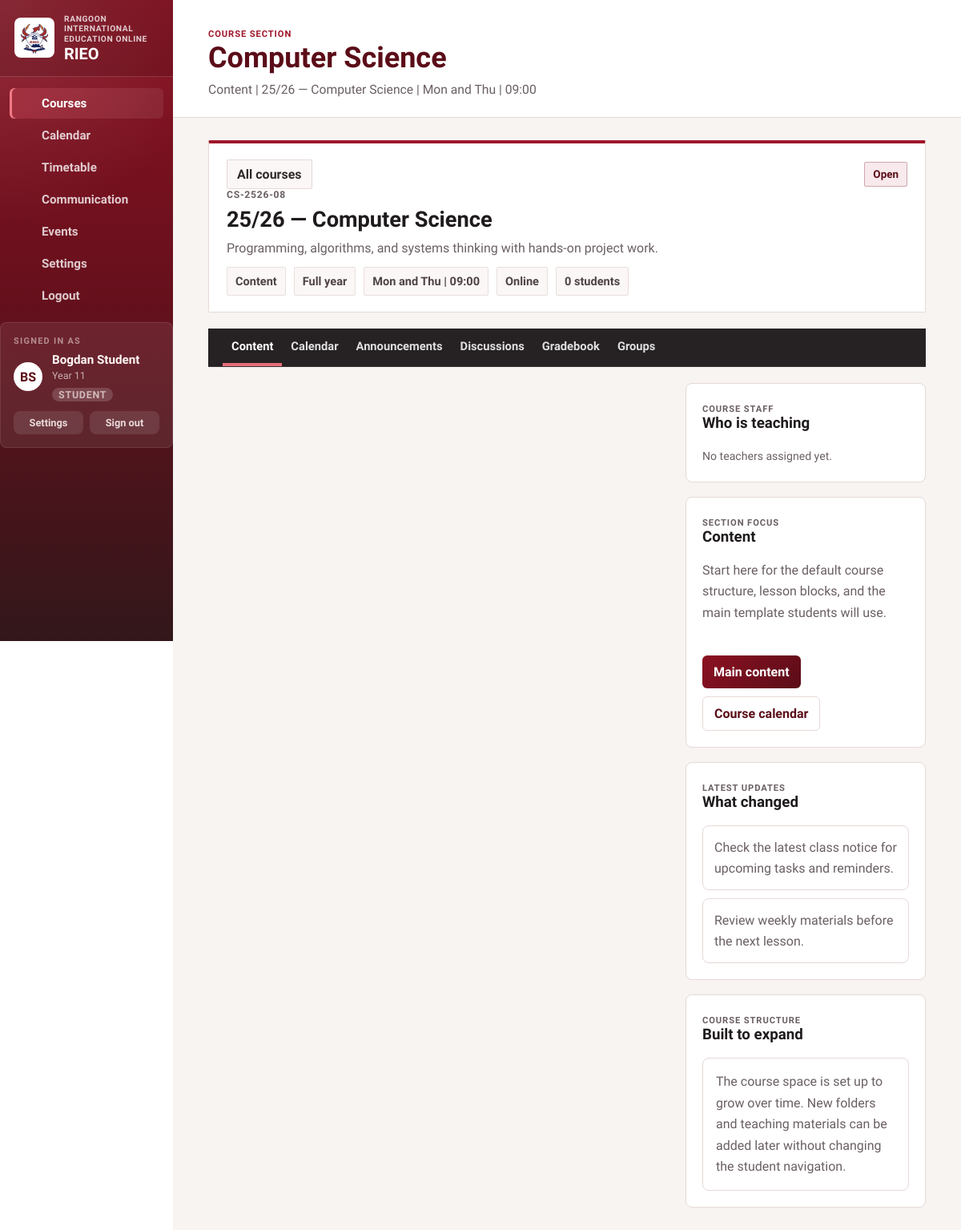
/course.php?course=computer-science-2526&section=content (signed in), run on the app's committed database.
### tables this page shows
CREATE TABLE "users" (
                    id            INTEGER PRIMARY KEY AUTOINCREMENT,
                    username      TEXT    NOT NULL UNIQUE,
                    email         TEXT    NOT NULL UNIQUE,
                    password_hash TEXT    NOT NULL,
                    name          TEXT    NOT NULL,
                    year          TEXT    NOT NULL DEFAULT 'Year 11',
                    programme     TEXT    NOT NULL DEFAULT 'General',
                    initials      TEXT    NOT NULL DEFAULT 'ST',
                    role          TEXT    NOT NULL DEFAULT 'student'
                                          CHECK(role IN ('owner','admin','teacher','student')),
                    created_at    TEXT    NOT NULL DEFAULT (datetime('now'))
                );

CREATE TABLE courses (
        id            INTEGER PRIMARY KEY AUTOINCREMENT,
        slug          TEXT    NOT NULL UNIQUE,
        code          TEXT    NOT NULL,
        title         TEXT    NOT NULL,
        full_title    TEXT    NOT NULL,
        summary       TEXT    NOT NULL,
        year_group    TEXT    NOT NULL DEFAULT '25/26',
        term          TEXT    NOT NULL DEFAULT 'Full year',
        status        TEXT    NOT NULL DEFAULT 'open',
        status_label  TEXT    NOT NULL DEFAULT 'Open',
        accent        TEXT    NOT NULL DEFAULT '#c1202f',
        meeting       TEXT    NOT NULL DEFAULT 'TBA',
        room          TEXT    NOT NULL DEFAULT 'TBA',
        notice        TEXT    NOT NULL DEFAULT '',
        student_count INTEGER NOT NULL DEFAULT 0
    );

### public/course.php (the view, shortened to what the rows shown need)
<?php
require_once __DIR__ . '/../bootstrap.php';
require_once __DIR__ . '/../course_catalog.php';
$slug = (string) ($_GET['course'] ?? '');
$course = portal_find_course($slug);
$courseId = (int) $course['id'];
$_db = portal_db();
$_tStmt = $_db->prepare(
    "SELECT u.id, u.name, u.initials, u.email
     FROM course_teachers ct
     JOIN users u ON u.id = ct.user_id
     WHERE ct.course_id = ?
     ORDER BY u.name ASC"
);
$_tStmt->execute([$courseId]);
$courseTeachers = $_tStmt->fetchAll();
$requestedSection = (string) ($_GET['section'] ?? 'content');
$_allTabDefs      = portal_course_tab_definitions($course);
$validSections = array_column($_allTabDefs, 'key');
$sectionKey    = in_array($requestedSection, $validSections, true) ? $requestedSection : 'content';
$tabs          = portal_course_tab_definitions($course, $sectionKey);
$currentSection = $tabs[0];
foreach ($tabs as $tab) {
    if ($tab['key'] === $sectionKey) {
        $currentSection = $tab;
        break;
    }
}
$tabLookup = [];
foreach ($tabs as $tab) {
    $tabLookup[$tab['key']] = $tab['href'];
}
$active_page = 'courses';
$page_eyebrow = 'Course section';
$page_heading = $course['title'];
$page_description = $currentSection['label'] . ' | ' . $course['full_title'] . ' | ' . $course['meeting'];
?>
<section class="course-detail-page">
    <article class="course-hero-banner" style="--course-accent: <?= portal_escape($course['accent']) ?>;">
        <div class="course-hero-top">
            <a class="course-breadcrumb" href="courses.php">All courses</a>
            <span class="course-status-pill<?= $course['status'] === 'open' ? ' active' : '' ?>"><?= portal_escape($course['status_label']) ?></span>
        </div>
        <p class="course-list-code"><?= portal_escape($course['code']) ?></p>
        <h3><?= portal_escape($course['full_title']) ?></h3>
        <div class="course-hero-desc-row">
            <p><?= portal_escape($course['summary']) ?></p>
        </div>
        <div class="course-hero-meta">
            <span><?= portal_escape($currentSection['label']) ?></span>
            <span><?= portal_escape($course['term']) ?></span>
            <span><?= portal_escape($course['meeting']) ?></span>
            <span>Online</span>
            <span><?= (int) $course['student_count'] ?> students</span>
        </div>
    </article>
    <nav class="course-subnav" aria-label="Course sections">
        <?php foreach ($tabs as $tab): ?>
            <a class="course-tab<?= !empty($tab['active']) ? ' active' : '' ?>" href="<?= portal_escape($tab['href']) ?>">
                <span><?= portal_escape($tab['label']) ?></span>
            </a>
        <?php endforeach; ?>
    </nav>
    <div class="course-detail-layout">
        <aside class="stack">
            <article class="card-shell">
                <div class="section-head">
                    <div>
                        <p class="eyebrow">Course staff</p>
                        <h3 class="card-title">Who is teaching</h3>
                    </div>
                </div>
                <div class="course-staff-list">
                    <?php if (empty($courseTeachers)): ?>
                        <p class="folder-empty-note" style="padding:4px 0;">No teachers assigned yet.</p>
                    <?php endif; ?>
                </div>
            </article>
            <article class="card-shell">
                <div class="section-head">
                    <div>
                        <p class="eyebrow">Section focus</p>
                        <h3 class="card-title"><?= portal_escape($currentSection['label']) ?></h3>
                    </div>
                </div>
                <p class="section-copy"><?= portal_escape($currentSection['description']) ?></p>
                <div class="button-row">
                    <a class="button" href="<?= portal_escape($tabLookup['content']) ?>">Main content</a>
                    <a class="button-secondary" href="<?= portal_escape($tabLookup['calendar']) ?>">Course calendar</a>
                </div>
            </article>
            <article class="card-shell" id="course-updates">
                <div class="section-head">
                    <div>
                        <p class="eyebrow">Latest updates</p>
                        <h3 class="card-title">What changed</h3>
                    </div>
                </div>
                <div class="course-update-list">
                    <?php foreach ($course['updates'] as $update): ?>
                        <article class="course-update-item">
                            <p><?= portal_escape($update) ?></p>
                        </article>
                    <?php endforeach; ?>
                </div>
            </article>
            <article class="card-shell">
                <div class="section-head">
                    <div>
                        <p class="eyebrow">Course structure</p>
                        <h3 class="card-title">Built to expand</h3>
                    </div>
                </div>
                <article class="schedule-note">
                    <p>The course space is set up to grow over time. New folders and teaching materials can be added later without changing the student navigation.</p>
                </article>
            </article>
        </aside>
    </div>
</section>
<link rel="stylesheet" href="https://cdn.jsdelivr.net/npm/quill@2/dist/quill.snow.css">
<?php
$page_content = ob_get_clean();
require __DIR__ . '/../layout.php';

### layout.php (shortened to what the rows shown need)
<?php
require_once __DIR__ . '/bootstrap.php';
$layout_variant = $layout_variant ?? $layoutVariant ?? 'app';
$active_page = $active_page ?? $activePage ?? 'courses';
$page_eyebrow = $page_eyebrow ?? $pageEyebrow ?? 'Student workspace';
$page_heading = $page_heading ?? $pageHeading ?? 'Courses';
$page_description = $page_description ?? $pageDescription ?? 'Keep up with your classes, deadlines, and the things happening around school.';
$page_content = $page_content ?? $pageContent ?? '';
$auth_heading = $auth_heading ?? $authHeading ?? portal_school_name();
$navItems = [
    ['key' => 'courses',       'label' => 'Courses',       'href' => 'courses.php',       'icon' => 'book-open'],
    ['key' => 'calendar',      'label' => 'Calendar',      'href' => 'calendar.php',      'icon' => 'calendar'],
    ['key' => 'timetable',     'label' => 'Timetable',     'href' => 'timetable.php',     'icon' => 'clock'],
    ['key' => 'communication', 'label' => 'Communication', 'href' => 'communication.php', 'icon' => 'megaphone'],
    ['key' => 'events',        'label' => 'Events',        'href' => 'events.php',        'icon' => 'sparkles'],
    ['key' => 'settings',      'label' => 'Settings',      'href' => 'settings.php',      'icon' => 'settings'],
    ['key' => 'logout',        'label' => 'Logout',        'href' => 'logout.php',        'icon' => 'log-out'],
];
$asset_version = '20260426k';
$logo_src = 'assets/rieo-crest.svg?v=' . $asset_version;
$style_src = '../style.css?v=' . $asset_version;
?>
<!DOCTYPE html>
<html lang="en">
<head>
    <link rel="stylesheet" href="<?= portal_escape($style_src) ?>">
</head>
<body<?= $layout_variant === 'auth' ? ' class="login-body"' : '' ?>>
    <?php if ($layout_variant === 'auth'): ?>
        <main class="login-shell">
            <section class="login-panel">
                <div class="login-brand">
                    <img class="auth-main-logo" src="<?= portal_escape($logo_src) ?>" width="56" height="56" alt="<?= portal_escape(portal_school_name()) ?> crest">
                    <div>
                        <strong><?= portal_escape(portal_school_short_name()) ?></strong>
                        <span><?= portal_escape($auth_heading) ?></span>
                    </div>
                </div>
                <?= $page_content ?>
            </section>
        </main>
    <?php else: ?>
        <div class="portal-shell">
            <aside class="sidebar">
                <div class="brand-block">
                    <img class="brand-logo" src="<?= portal_escape($logo_src) ?>" width="82" height="82" alt="<?= portal_escape(portal_school_name()) ?> crest">
                    <div>
                        <p class="brand-kicker"><?= portal_escape(portal_school_name()) ?></p>
                        <h1><?= portal_escape(portal_school_short_name()) ?></h1>
                    </div>
                </div>
                <nav class="sidebar-nav" aria-label="Sidebar">
                    <?php foreach ($navItems as $item): ?>
                        <?php $isActive = $item['key'] === $active_page; ?>
                        <a class="nav-link<?= $isActive ? ' active' : '' ?>" href="<?= portal_escape($item['href']) ?>">
                            <?= portal_icon($item['icon'], 'nav-icon') ?>
                            <span><?= portal_escape($item['label']) ?></span>
                        </a>
                    <?php endforeach; ?>
                </nav>
                <?php
                    $__sidebarUser = portal_current_user();
                    $__sidebarRole = portal_current_user_role();
                    $__sidebarMeta = $__sidebarUser['year'] ?? '';
                ?>
                <div class="sidebar-user-card">
                    <p class="sidebar-logged-in-label">Signed in as</p>
                    <div class="sidebar-user-row">
                        <div class="student-avatar"><?= portal_escape($__sidebarUser['initials'] ?? 'ST') ?></div>
                        <div class="sidebar-user-info">
                            <strong><?= portal_escape($__sidebarUser['name'] ?? 'Student') ?></strong>
                            <span><?= portal_escape($__sidebarMeta) ?></span>
                            <span class="sidebar-role-badge sidebar-role-badge--<?= portal_escape($__sidebarRole) ?>"><?= portal_escape(ucfirst($__sidebarRole)) ?></span>
                        </div>
                    </div>
                    <div class="sidebar-user-actions">
                        <a class="sidebar-user-action" href="settings.php">Settings</a>
                        <a class="sidebar-user-action sidebar-user-action--danger" href="logout.php">Sign out</a>
                    </div>
                </div>
            </aside>
            <main class="main-panel">
                <header class="topbar">
                    <div>
                        <p class="eyebrow"><?= portal_escape($page_eyebrow) ?></p>
                        <h2><?= portal_escape($page_heading) ?></h2>
                        <p class="lead-copy"><?= portal_escape($page_description) ?></p>
                    </div>
                </header>
                <div class="page-content">
                    <?= $page_content ?>
                </div>
            </main>
        </div>
    <?php endif; ?>
</body>
</html>

### data on the page
users: role "STUDENT"
courses: status_label "Open", code "CS-2526-08", full_title "25/26 — Computer Science", summary "Programming, algorithms, and systems thinking with hands-on project work.", term "Full year", meeting "Mon and Thu | 09:00", student_count "0"

### other printed values
portal_escape(portal_school_name()) "RANGOON INTERNATIONAL EDUCATION ONLINE"
portal_escape(portal_school_short_name()) "RIEO"
portal_escape($item['label']) "Courses"
portal_escape($item['label']) "Calendar"
portal_escape($item['label']) "Timetable"
portal_escape($item['label']) "Communication"
portal_escape($item['label']) "Events"
portal_escape($item['label']) "Settings"
portal_escape($item['label']) "Logout"
portal_escape($__sidebarUser['initials'] ?? 'ST') "BS"
portal_escape($__sidebarUser['name'] ?? 'Student') "Bogdan Student"
portal_escape($__sidebarMeta) "Year 11"
portal_escape($page_eyebrow) "COURSE SECTION"
portal_escape($page_heading) "Computer Science"
portal_escape($page_description) "Content | 25/26 — Computer Science | Mon and Thu | 09:00"
